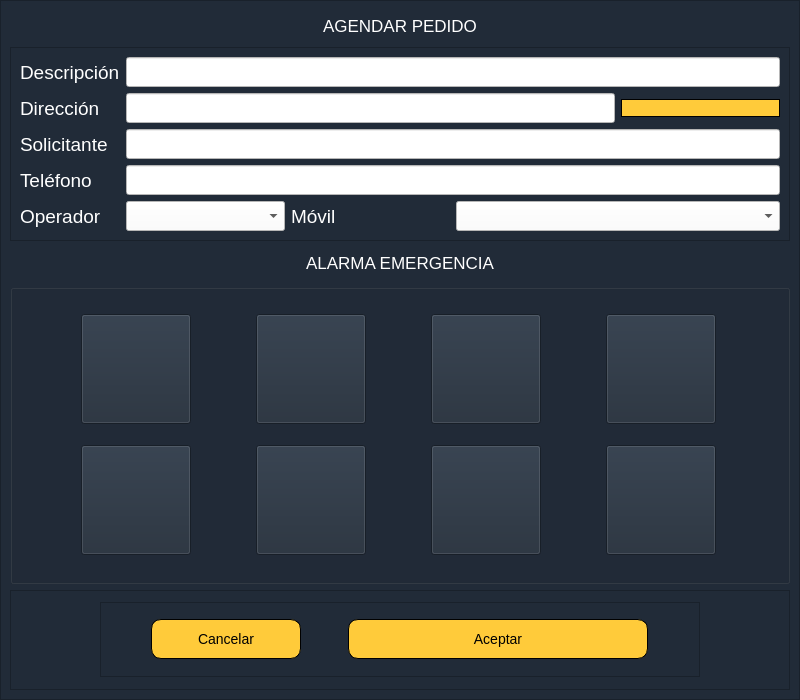
<?xml version="1.0" encoding="UTF-8"?>
<ui version="4.0">
 <class>OnlineRoutingMapperDialogBase</class>
 <widget class="QDialog" name="OnlineRoutingMapperDialogBase">
  <property name="enabled">
   <bool>true</bool>
  </property>
  <property name="geometry">
   <rect>
    <x>0</x>
    <y>0</y>
    <width>800</width>
    <height>700</height>
   </rect>
  </property>
  <property name="sizePolicy">
   <sizepolicy hsizetype="Expanding" vsizetype="Fixed">
    <horstretch>0</horstretch>
    <verstretch>0</verstretch>
   </sizepolicy>
  </property>
  <property name="minimumSize">
   <size>
    <width>700</width>
    <height>500</height>
   </size>
  </property>
  <property name="maximumSize">
   <size>
    <width>800</width>
    <height>700</height>
   </size>
  </property>
  <property name="windowTitle">
   <string>Emergency Dispatcher</string>
  </property>
  <property name="styleSheet">
   <string notr="true">background-color: rgb(33, 43, 56);
centralWidget: horizontal;</string>
  </property>
  <layout class="QVBoxLayout" name="verticalLayout">
   <property name="spacing">
    <number>0</number>
   </property>
   <property name="sizeConstraint">
    <enum>QLayout::SetMinAndMaxSize</enum>
   </property>
   <property name="leftMargin">
    <number>0</number>
   </property>
   <property name="topMargin">
    <number>0</number>
   </property>
   <property name="rightMargin">
    <number>0</number>
   </property>
   <property name="bottomMargin">
    <number>0</number>
   </property>
   <item>
    <widget class="QFrame" name="frame_5">
     <property name="minimumSize">
      <size>
       <width>600</width>
       <height>650</height>
      </size>
     </property>
     <property name="maximumSize">
      <size>
       <width>1000</width>
       <height>1000</height>
      </size>
     </property>
     <property name="frameShape">
      <enum>QFrame::StyledPanel</enum>
     </property>
     <property name="frameShadow">
      <enum>QFrame::Raised</enum>
     </property>
     <layout class="QVBoxLayout" name="verticalLayout_2">
      <item>
       <widget class="QLabel" name="label_7">
        <property name="font">
         <font>
          <pointsize>13</pointsize>
         </font>
        </property>
        <property name="tabletTracking">
         <bool>false</bool>
        </property>
        <property name="styleSheet">
         <string notr="true">QLabel {
    color: white;
}</string>
        </property>
        <property name="text">
         <string>AGENDAR PEDIDO</string>
        </property>
        <property name="alignment">
         <set>Qt::AlignCenter</set>
        </property>
       </widget>
      </item>
      <item>
       <widget class="QFrame" name="frame_6">
        <property name="frameShape">
         <enum>QFrame::StyledPanel</enum>
        </property>
        <property name="frameShadow">
         <enum>QFrame::Raised</enum>
        </property>
        <layout class="QGridLayout" name="gridLayout_3">
         <item row="4" column="3" colspan="2">
          <widget class="QComboBox" name="comboBox">
           <property name="minimumSize">
            <size>
             <width>0</width>
             <height>30</height>
            </size>
           </property>
           <property name="styleSheet">
            <string notr="true">background-color: rgb(255, 255, 255);</string>
           </property>
          </widget>
         </item>
         <item row="4" column="1">
          <widget class="QComboBox" name="comboBox_2">
           <property name="minimumSize">
            <size>
             <width>0</width>
             <height>30</height>
            </size>
           </property>
           <property name="styleSheet">
            <string notr="true">background-color: rgb(255, 255, 255);</string>
           </property>
          </widget>
         </item>
         <item row="1" column="0">
          <widget class="QLabel" name="label">
           <property name="font">
            <font>
             <family>Ubuntu</family>
             <pointsize>14</pointsize>
            </font>
           </property>
           <property name="styleSheet">
            <string notr="true">color: rgb(255, 255, 255);</string>
           </property>
           <property name="text">
            <string>Dirección</string>
           </property>
          </widget>
         </item>
         <item row="4" column="2">
          <widget class="QLabel" name="label_3">
           <property name="minimumSize">
            <size>
             <width>0</width>
             <height>30</height>
            </size>
           </property>
           <property name="font">
            <font>
             <pointsize>14</pointsize>
            </font>
           </property>
           <property name="styleSheet">
            <string notr="true">color: rgb(255, 255, 255);</string>
           </property>
           <property name="text">
            <string>Móvil</string>
           </property>
          </widget>
         </item>
         <item row="0" column="1" colspan="4">
          <widget class="QLineEdit" name="form_description">
           <property name="sizePolicy">
            <sizepolicy hsizetype="Ignored" vsizetype="Fixed">
             <horstretch>30</horstretch>
             <verstretch>0</verstretch>
            </sizepolicy>
           </property>
           <property name="minimumSize">
            <size>
             <width>0</width>
             <height>30</height>
            </size>
           </property>
           <property name="maximumSize">
            <size>
             <width>16777215</width>
             <height>16777215</height>
            </size>
           </property>
           <property name="acceptDrops">
            <bool>true</bool>
           </property>
           <property name="styleSheet">
            <string notr="true">background-color: rgb(255, 255, 255);</string>
           </property>
           <property name="inputMethodHints">
            <set>Qt::ImhMultiLine</set>
           </property>
           <property name="text">
            <string/>
           </property>
           <property name="maxLength">
            <number>32767</number>
           </property>
           <property name="alignment">
            <set>Qt::AlignLeading|Qt::AlignLeft|Qt::AlignVCenter</set>
           </property>
           <property name="dragEnabled">
            <bool>false</bool>
           </property>
           <property name="readOnly">
            <bool>false</bool>
           </property>
          </widget>
         </item>
         <item row="2" column="0">
          <widget class="QLabel" name="label_4">
           <property name="font">
            <font>
             <family>Ubuntu</family>
             <pointsize>14</pointsize>
            </font>
           </property>
           <property name="styleSheet">
            <string notr="true">color: rgb(255, 255, 255);</string>
           </property>
           <property name="text">
            <string>Solicitante</string>
           </property>
          </widget>
         </item>
         <item row="0" column="0">
          <widget class="QLabel" name="label_2">
           <property name="font">
            <font>
             <family>Ubuntu</family>
             <pointsize>14</pointsize>
            </font>
           </property>
           <property name="styleSheet">
            <string notr="true">color: rgb(255, 255, 255);</string>
           </property>
           <property name="text">
            <string>Descripción</string>
           </property>
          </widget>
         </item>
         <item row="1" column="1" colspan="3">
          <widget class="QLineEdit" name="form_direccion">
           <property name="minimumSize">
            <size>
             <width>0</width>
             <height>30</height>
            </size>
           </property>
           <property name="styleSheet">
            <string notr="true">background-color: rgb(255, 255, 255);</string>
           </property>
          </widget>
         </item>
         <item row="3" column="0">
          <widget class="QLabel" name="label_5">
           <property name="font">
            <font>
             <family>Ubuntu</family>
             <pointsize>14</pointsize>
            </font>
           </property>
           <property name="styleSheet">
            <string notr="true">color: rgb(255, 255, 255);</string>
           </property>
           <property name="text">
            <string>Teléfono</string>
           </property>
          </widget>
         </item>
         <item row="4" column="0">
          <widget class="QLabel" name="label_6">
           <property name="font">
            <font>
             <pointsize>14</pointsize>
            </font>
           </property>
           <property name="styleSheet">
            <string notr="true">color: rgb(255, 255, 255);</string>
           </property>
           <property name="text">
            <string>Operador</string>
           </property>
          </widget>
         </item>
         <item row="1" column="4">
          <widget class="QPushButton" name="buscarPunto">
           <property name="styleSheet">
            <string notr="true">QPushButton {
font-size:14px;
background-color:#ffcb3a;
border-radius: 10px;
border: 1px solid black;
}


QPushButton:hover {
background-color: #2CA02C;
}</string>
           </property>
           <property name="text">
            <string/>
           </property>
           <property name="icon">
            <iconset>
             <normaloff>sonidos/Logos/coordenada.png</normaloff>sonidos/Logos/coordenada.png</iconset>
           </property>
           <property name="iconSize">
            <size>
             <width>20</width>
             <height>30</height>
            </size>
           </property>
          </widget>
         </item>
         <item row="2" column="1" colspan="4">
          <widget class="QLineEdit" name="form_applicant">
           <property name="minimumSize">
            <size>
             <width>0</width>
             <height>30</height>
            </size>
           </property>
           <property name="styleSheet">
            <string notr="true">background-color: rgb(255, 255, 255);</string>
           </property>
          </widget>
         </item>
         <item row="3" column="1" colspan="4">
          <widget class="QLineEdit" name="form_phone">
           <property name="minimumSize">
            <size>
             <width>0</width>
             <height>30</height>
            </size>
           </property>
           <property name="styleSheet">
            <string notr="true">background-color: rgb(255, 255, 255);</string>
           </property>
          </widget>
         </item>
        </layout>
       </widget>
      </item>
      <item>
       <widget class="QLabel" name="label_8">
        <property name="font">
         <font>
          <pointsize>13</pointsize>
         </font>
        </property>
        <property name="styleSheet">
         <string notr="true">QLabel {
    color: white;
}</string>
        </property>
        <property name="text">
         <string>ALARMA EMERGENCIA</string>
        </property>
        <property name="alignment">
         <set>Qt::AlignCenter</set>
        </property>
       </widget>
      </item>
      <item>
       <widget class="QGroupBox" name="groupBox_2">
        <property name="minimumSize">
         <size>
          <width>300</width>
          <height>300</height>
         </size>
        </property>
        <property name="maximumSize">
         <size>
          <width>1000</width>
          <height>1000</height>
         </size>
        </property>
        <layout class="QGridLayout" name="gridLayout">
         <item row="0" column="1">
          <widget class="QPushButton" name="buttonIncendioEstructura">
           <property name="minimumSize">
            <size>
             <width>110</width>
             <height>110</height>
            </size>
           </property>
           <property name="maximumSize">
            <size>
             <width>110</width>
             <height>110</height>
            </size>
           </property>
           <property name="styleSheet">
            <string notr="true">QPushButton:hover {
background-color: #FF0000;
}</string>
           </property>
           <property name="text">
            <string/>
           </property>
           <property name="icon">
            <iconset>
             <normaloff>sonidos/Logos/Logo_Incendio_Estructural.png</normaloff>sonidos/Logos/Logo_Incendio_Estructural.png</iconset>
           </property>
           <property name="iconSize">
            <size>
             <width>150</width>
             <height>150</height>
            </size>
           </property>
          </widget>
         </item>
         <item row="0" column="0">
          <widget class="QPushButton" name="buttonIncendioForestal">
           <property name="minimumSize">
            <size>
             <width>110</width>
             <height>110</height>
            </size>
           </property>
           <property name="maximumSize">
            <size>
             <width>110</width>
             <height>110</height>
            </size>
           </property>
           <property name="styleSheet">
            <string notr="true">QPushButton:hover {
background-color: #FF0000;
}</string>
           </property>
           <property name="text">
            <string/>
           </property>
           <property name="icon">
            <iconset>
             <normaloff>sonidos/Logos/Logo_Incendio_Forestal.png</normaloff>
             <normalon>../../../../../../../../../.designer/backup/sonidos/Logos/Logo_Incendio_Forestal.png</normalon>
             <activeoff>../../../../../../../../../.designer/backup/sonidos/Logos/Logo_Incendio_Forestal.png</activeoff>
             <activeon>../../../../../../../../../.designer/backup/sonidos/Logos/Logo_Incendio_Forestal.png</activeon>
             <selectedoff>../../../../../../../../../.designer/backup/sonidos/Logos/Logo_Incendio_Forestal.png</selectedoff>
             <selectedon>../../../../../../../../../.designer/backup/sonidos/Logos/Logo_Incendio_Forestal.png</selectedon>sonidos/Logos/Logo_Incendio_Forestal.png</iconset>
           </property>
           <property name="iconSize">
            <size>
             <width>150</width>
             <height>150</height>
            </size>
           </property>
           <property name="autoDefault">
            <bool>true</bool>
           </property>
          </widget>
         </item>
         <item row="1" column="0">
          <widget class="QPushButton" name="buttonIncendioVehicular">
           <property name="minimumSize">
            <size>
             <width>110</width>
             <height>110</height>
            </size>
           </property>
           <property name="maximumSize">
            <size>
             <width>110</width>
             <height>110</height>
            </size>
           </property>
           <property name="styleSheet">
            <string notr="true">QPushButton:hover {
background-color: #FF0000;
}</string>
           </property>
           <property name="text">
            <string/>
           </property>
           <property name="icon">
            <iconset>
             <normaloff>sonidos/Logos/Logo_Incendio_Vehicular.png</normaloff>sonidos/Logos/Logo_Incendio_Vehicular.png</iconset>
           </property>
           <property name="iconSize">
            <size>
             <width>150</width>
             <height>150</height>
            </size>
           </property>
          </widget>
         </item>
         <item row="0" column="2">
          <widget class="QPushButton" name="buttonRescateDeAltura">
           <property name="minimumSize">
            <size>
             <width>110</width>
             <height>110</height>
            </size>
           </property>
           <property name="maximumSize">
            <size>
             <width>110</width>
             <height>110</height>
            </size>
           </property>
           <property name="styleSheet">
            <string notr="true">QPushButton:hover {
background-color: #FF0000;
}</string>
           </property>
           <property name="text">
            <string/>
           </property>
           <property name="icon">
            <iconset>
             <normaloff>sonidos/Logos/Logo_rescate_cuerdas.png</normaloff>sonidos/Logos/Logo_rescate_cuerdas.png</iconset>
           </property>
           <property name="iconSize">
            <size>
             <width>150</width>
             <height>150</height>
            </size>
           </property>
          </widget>
         </item>
         <item row="1" column="3">
          <widget class="QPushButton" name="buttonEmergVarias">
           <property name="minimumSize">
            <size>
             <width>110</width>
             <height>110</height>
            </size>
           </property>
           <property name="maximumSize">
            <size>
             <width>110</width>
             <height>110</height>
            </size>
           </property>
           <property name="styleSheet">
            <string notr="true">QPushButton:hover {
background-color: #FF0000;
}</string>
           </property>
           <property name="text">
            <string/>
           </property>
           <property name="icon">
            <iconset>
             <normaloff>sonidos/Logos/Logo_emergencys_varias.png</normaloff>sonidos/Logos/Logo_emergencys_varias.png</iconset>
           </property>
           <property name="iconSize">
            <size>
             <width>150</width>
             <height>150</height>
            </size>
           </property>
          </widget>
         </item>
         <item row="1" column="1">
          <widget class="QPushButton" name="buttonIncendioRural">
           <property name="minimumSize">
            <size>
             <width>110</width>
             <height>110</height>
            </size>
           </property>
           <property name="maximumSize">
            <size>
             <width>110</width>
             <height>110</height>
            </size>
           </property>
           <property name="styleSheet">
            <string notr="true">QPushButton:hover {
background-color: #FF0000;
}</string>
           </property>
           <property name="text">
            <string/>
           </property>
           <property name="icon">
            <iconset>
             <normaloff>sonidos/Logos/Logo_Incendio_Rural.png</normaloff>sonidos/Logos/Logo_Incendio_Rural.png</iconset>
           </property>
           <property name="iconSize">
            <size>
             <width>170</width>
             <height>170</height>
            </size>
           </property>
          </widget>
         </item>
         <item row="1" column="2">
          <widget class="QPushButton" name="buttonAccidenteVehicular">
           <property name="minimumSize">
            <size>
             <width>110</width>
             <height>110</height>
            </size>
           </property>
           <property name="maximumSize">
            <size>
             <width>110</width>
             <height>110</height>
            </size>
           </property>
           <property name="styleSheet">
            <string notr="true">QPushButton:hover {
background-color: #FF0000;
}</string>
           </property>
           <property name="text">
            <string/>
           </property>
           <property name="icon">
            <iconset>
             <normaloff>sonidos/Logos/Logo_Accidente_Vehicular.png</normaloff>sonidos/Logos/Logo_Accidente_Vehicular.png</iconset>
           </property>
           <property name="iconSize">
            <size>
             <width>160</width>
             <height>160</height>
            </size>
           </property>
          </widget>
         </item>
         <item row="0" column="3">
          <widget class="QPushButton" name="buttonAccidenteMatPel">
           <property name="minimumSize">
            <size>
             <width>110</width>
             <height>110</height>
            </size>
           </property>
           <property name="maximumSize">
            <size>
             <width>110</width>
             <height>110</height>
            </size>
           </property>
           <property name="styleSheet">
            <string notr="true">QPushButton:hover {
background-color: #FF0000;
}</string>
           </property>
           <property name="text">
            <string/>
           </property>
           <property name="icon">
            <iconset>
             <normaloff>sonidos/Logos/Logo_mat_pel.png</normaloff>sonidos/Logos/Logo_mat_pel.png</iconset>
           </property>
           <property name="iconSize">
            <size>
             <width>140</width>
             <height>140</height>
            </size>
           </property>
          </widget>
         </item>
        </layout>
       </widget>
      </item>
      <item>
       <widget class="QFrame" name="frame_3">
        <property name="minimumSize">
         <size>
          <width>600</width>
          <height>100</height>
         </size>
        </property>
        <property name="maximumSize">
         <size>
          <width>1000</width>
          <height>200</height>
         </size>
        </property>
        <property name="frameShape">
         <enum>QFrame::StyledPanel</enum>
        </property>
        <property name="frameShadow">
         <enum>QFrame::Raised</enum>
        </property>
        <layout class="QHBoxLayout" name="horizontalLayout">
         <item>
          <widget class="QFrame" name="frame_2">
           <property name="minimumSize">
            <size>
             <width>600</width>
             <height>50</height>
            </size>
           </property>
           <property name="maximumSize">
            <size>
             <width>500</width>
             <height>75</height>
            </size>
           </property>
           <property name="frameShape">
            <enum>QFrame::StyledPanel</enum>
           </property>
           <property name="frameShadow">
            <enum>QFrame::Raised</enum>
           </property>
           <layout class="QHBoxLayout" name="horizontalLayout_2">
            <item>
             <widget class="QPushButton" name="back_to">
              <property name="minimumSize">
               <size>
                <width>30</width>
                <height>40</height>
               </size>
              </property>
              <property name="maximumSize">
               <size>
                <width>150</width>
                <height>40</height>
               </size>
              </property>
              <property name="font">
               <font>
                <pointsize>-1</pointsize>
                <weight>50</weight>
                <italic>false</italic>
                <bold>false</bold>
               </font>
              </property>
              <property name="styleSheet">
               <string notr="true">QPushButton {
font-size:14px;
background-color:#ffcb3a;
border-radius: 10px;
border: 1px solid black;
}

QPushButton:hover {
background-color: #c83737;
}</string>
              </property>
              <property name="text">
               <string>Cancelar</string>
              </property>
             </widget>
            </item>
            <item>
             <widget class="QPushButton" name="acceptOrder">
              <property name="sizePolicy">
               <sizepolicy hsizetype="Fixed" vsizetype="Fixed">
                <horstretch>0</horstretch>
                <verstretch>0</verstretch>
               </sizepolicy>
              </property>
              <property name="minimumSize">
               <size>
                <width>0</width>
                <height>40</height>
               </size>
              </property>
              <property name="maximumSize">
               <size>
                <width>300</width>
                <height>40</height>
               </size>
              </property>
              <property name="styleSheet">
               <string notr="true">QPushButton {
font-size:14px;
background-color:#ffcb3a;
border-radius: 10px;
border: 1px solid black;
}

QPushButton:hover {
background-color: #2CA02C;
}</string>
              </property>
              <property name="text">
               <string>Aceptar</string>
              </property>
             </widget>
            </item>
           </layout>
          </widget>
         </item>
        </layout>
       </widget>
      </item>
     </layout>
    </widget>
   </item>
  </layout>
 </widget>
 <tabstops>
  <tabstop>form_description</tabstop>
  <tabstop>form_direccion</tabstop>
  <tabstop>form_applicant</tabstop>
  <tabstop>form_phone</tabstop>
  <tabstop>comboBox_2</tabstop>
  <tabstop>comboBox</tabstop>
  <tabstop>buttonIncendioForestal</tabstop>
  <tabstop>buttonIncendioEstructura</tabstop>
  <tabstop>buttonRescateDeAltura</tabstop>
  <tabstop>buttonAccidenteMatPel</tabstop>
  <tabstop>buttonIncendioVehicular</tabstop>
  <tabstop>buttonIncendioRural</tabstop>
  <tabstop>buttonAccidenteVehicular</tabstop>
  <tabstop>buttonEmergVarias</tabstop>
  <tabstop>back_to</tabstop>
  <tabstop>acceptOrder</tabstop>
  <tabstop>buscarPunto</tabstop>
 </tabstops>
 <resources/>
 <connections/>
</ui>
